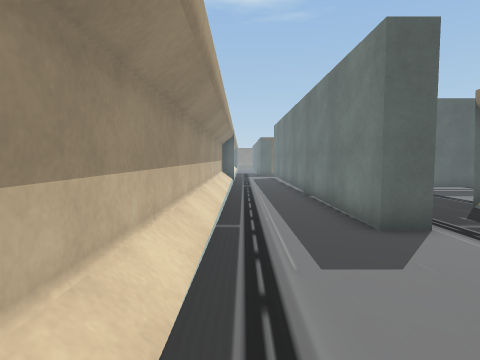
view 1 (above)

24 first-person views from a walk through a 3-D level made in the Unity game engine. The camera is 1.2 m above the floor, tilts 4° down and sees 75° across. Doors are open. The floor is counted in squares, 0.9 m on a side. Each view is taken from the middle of a square. On the plan, view 1 faces up. The plan holds only what a view shows up to about 14 squares ahead; the rest is blank. The place goes on beyond the plan. The player is left out. Some animated figures are left out. Some surface patterns are stand-ins.

view 2
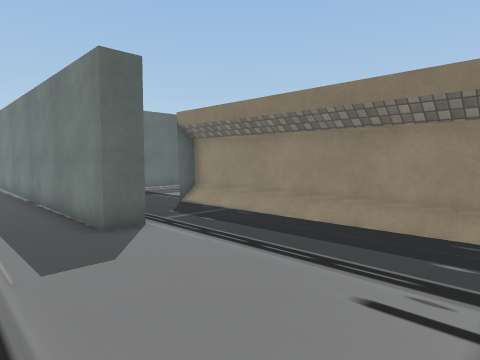

view 3
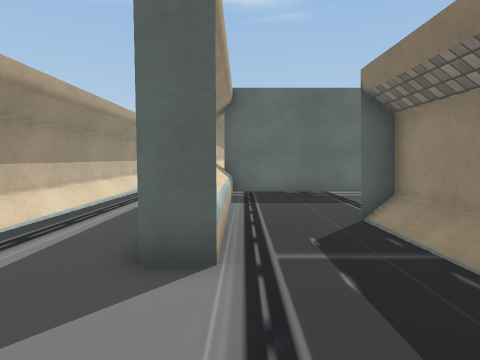

view 4
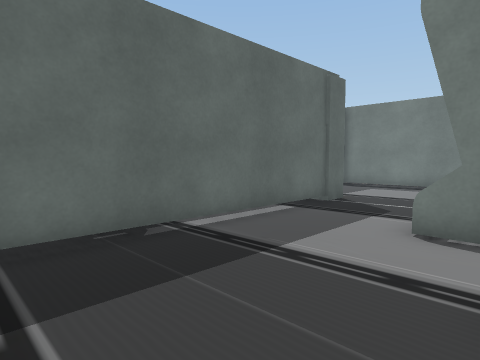

view 5
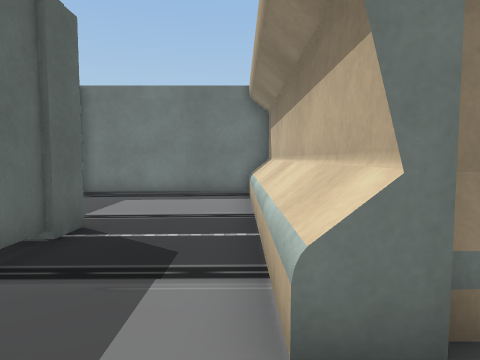

view 6
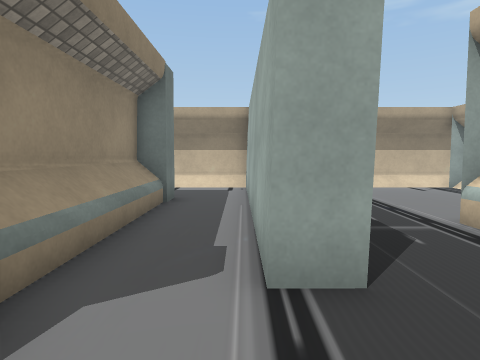

view 7
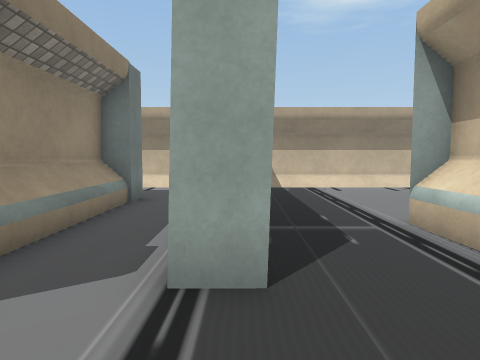

view 8
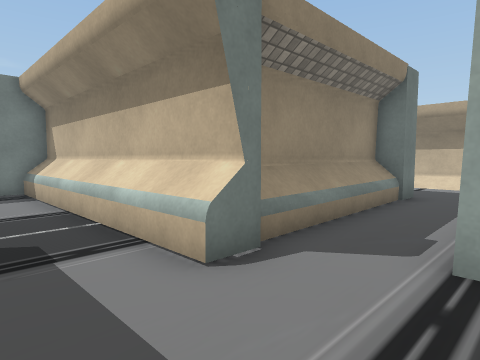

view 9
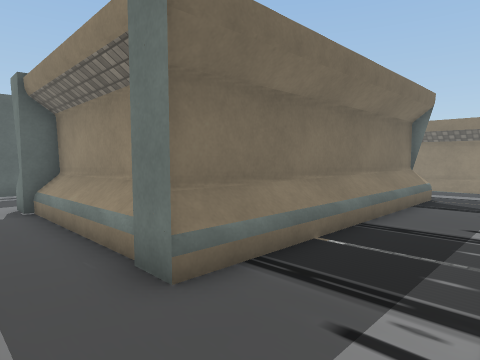

view 10
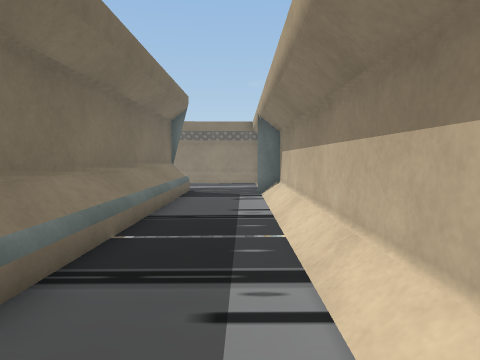

view 11
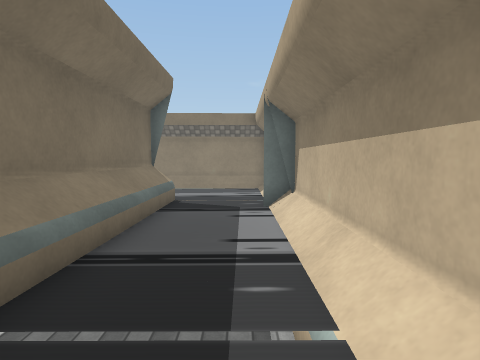

view 12
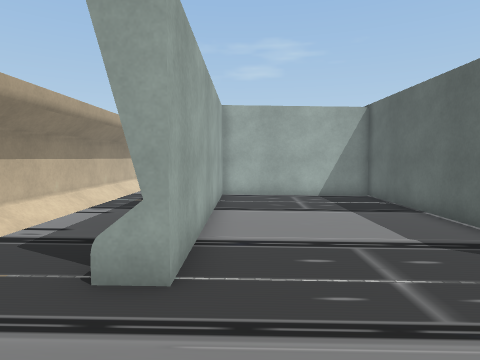

view 13
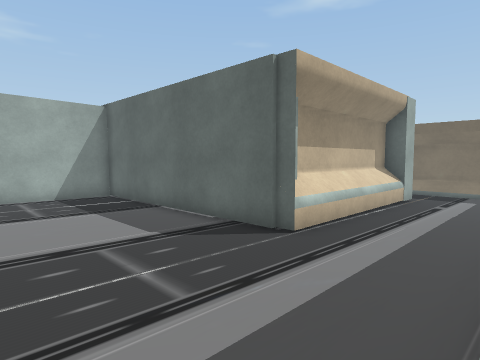

view 14
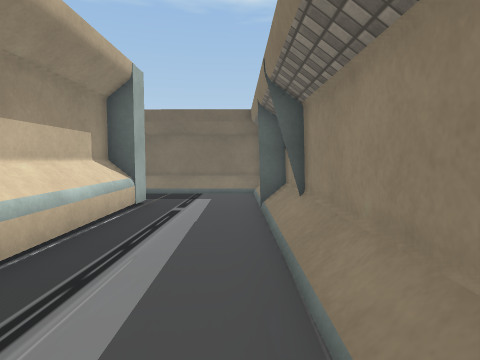

view 15
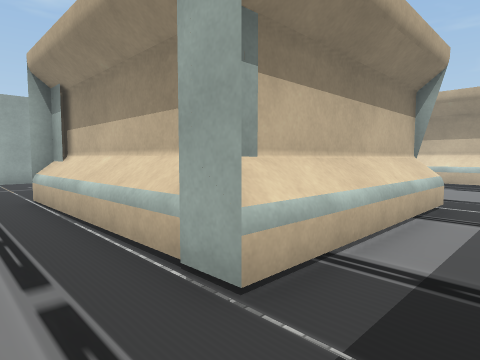

view 16
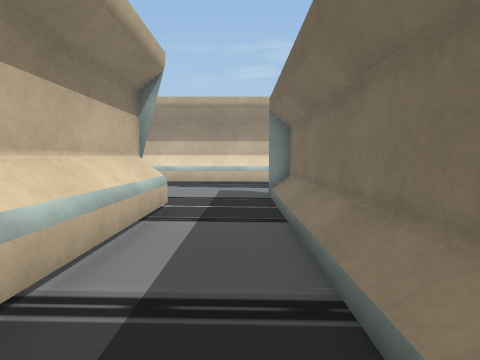

view 17
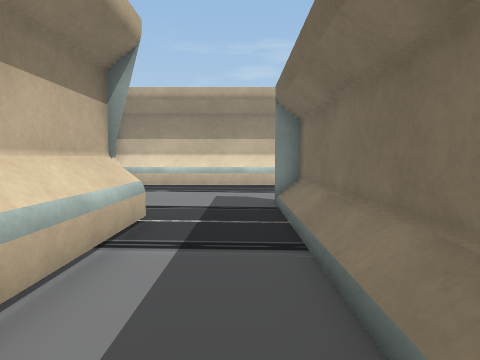

view 18
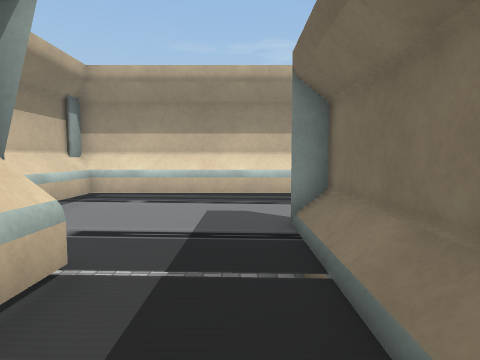

view 19
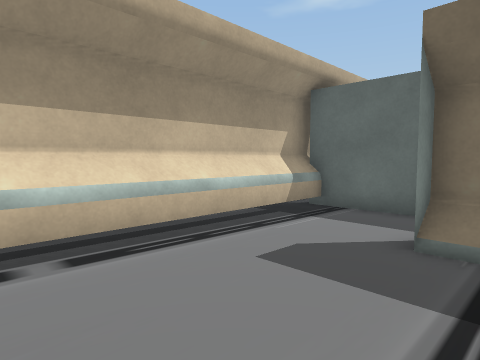

view 20
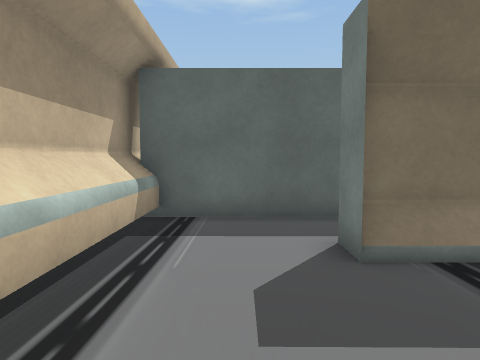

view 21
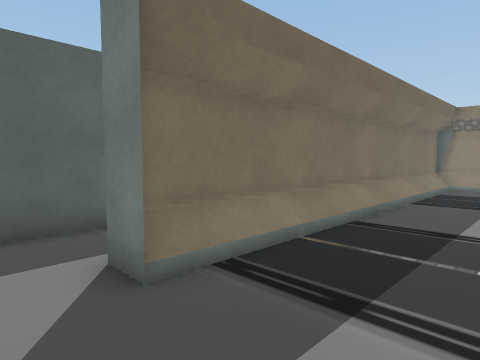

view 22
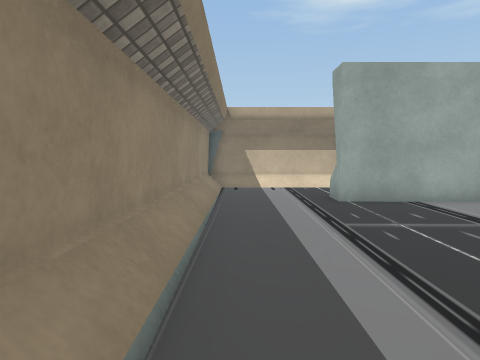

view 23
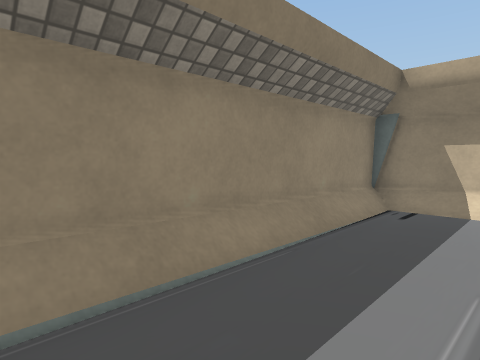

view 24
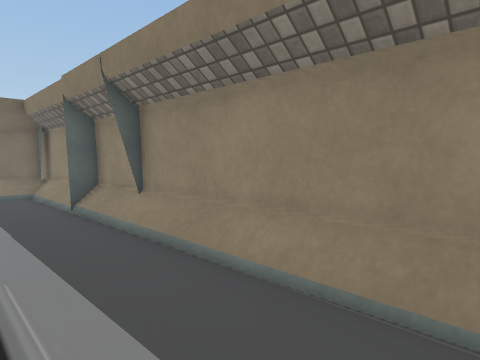

### Floor plan
Key: @ floor where view 1 was taken; # wall or solid block; . main floor; - floor 0.25 m lower than the main floor; / step, stairs or slope; = window, fence, low wall or low ledge; ^ raised ledge.
Columns run from 1 left of view 1 to 26 right of it. Each row starts with its distance up from view 1.
 26        #
 25        #######
 24        #^----
 23        #^----             #
 22       -#^---###############
 21       -#^---///////.../...#
 20       -#^-------------/---#
 19       -#^-------------/---#
 18       -#^------^^^^^^^^---#
 17       -#^-----########^---#
 16 #  -#  #^--- -     --#^---#
 15 #  -#^^#^^^^    -----#^---#
 14 #---############-----#^---#
 13 #...#................#^...#
 12 #...#................#^...#
 11 #...#................#^...#
 10 #...#......###########^...##
  9 #...#......^#.=.........../#
  8 #...#...#..^#.=.........../#
  7 #...#...#..^#.=.........../#
  6 #...#...#..^#.=.........../#
  5 #.......#..^#.=.........../#
  4 #.......#..^#.=.........../#
  3 #.......#..############.../#
  2 #.......#..///////=====.../#
  1 #.......#.....=.........../#
  0 #@......#.....=.......=.../#
 -1 //////// ///////////#//////#
 -2 ############################

Positions as (right, up) in squares from view 1, and headings:
1: (0, 0), facing up
2: (0, -1), facing up-right
3: (4, 2), facing up
4: (4, 9), facing up-right
5: (8, 11), facing right
6: (8, 12), facing down
7: (7, 12), facing down
8: (7, 13), facing down-right
9: (8, -1), facing up-right
10: (8, 0), facing right
11: (11, 0), facing right
12: (25, 4), facing left
13: (25, 4), facing up-left
14: (24, 8), facing up
15: (23, 20), facing down-left
16: (22, 20), facing left
17: (20, 20), facing left
18: (17, 20), facing left
19: (12, 16), facing up-left
20: (9, 17), facing up
21: (9, 18), facing up-right
22: (24, 12), facing down
23: (22, 7), facing down-right
24: (22, 8), facing up-right
